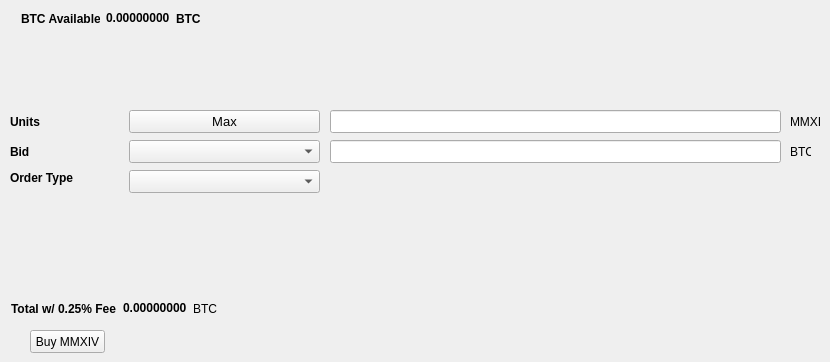
   <widget class="QWidget" name="BuyTab">
    <attribute name="title">
     <string>Buy</string>
    </attribute>
    <widget class="QPushButton" name="BuyMMXIV">
     <property name="geometry">
      <rect>
       <x>30</x>
       <y>330</y>
       <width>75</width>
       <height>23</height>
      </rect>
     </property>
     <property name="text">
      <string>Buy MMXIV</string>
     </property>
    </widget>
    <widget class="QLabel" name="label_3">
     <property name="geometry">
      <rect>
       <x>10</x>
       <y>110</y>
       <width>46</width>
       <height>23</height>
      </rect>
     </property>
     <property name="font">
      <font>
       <weight>75</weight>
       <bold>true</bold>
      </font>
     </property>
     <property name="text">
      <string>Units</string>
     </property>
    </widget>
    <widget class="QLineEdit" name="UnitsInput">
     <property name="geometry">
      <rect>
       <x>330</x>
       <y>110</y>
       <width>451</width>
       <height>23</height>
      </rect>
     </property>
     <property name="font">
      <font>
       <pointsize>9</pointsize>
       <weight>75</weight>
       <bold>true</bold>
      </font>
     </property>
    </widget>
    <widget class="QLineEdit" name="BuyBidPriceEdit">
     <property name="geometry">
      <rect>
       <x>330</x>
       <y>140</y>
       <width>451</width>
       <height>23</height>
      </rect>
     </property>
     <property name="font">
      <font>
       <pointsize>9</pointsize>
       <weight>75</weight>
       <bold>true</bold>
      </font>
     </property>
    </widget>
    <widget class="QLabel" name="label_4">
     <property name="geometry">
      <rect>
       <x>790</x>
       <y>110</y>
       <width>31</width>
       <height>23</height>
      </rect>
     </property>
     <property name="text">
      <string>MMXIV</string>
     </property>
    </widget>
    <widget class="QLabel" name="label_5">
     <property name="geometry">
      <rect>
       <x>790</x>
       <y>140</y>
       <width>21</width>
       <height>23</height>
      </rect>
     </property>
     <property name="text">
      <string>BTC</string>
     </property>
    </widget>
    <widget class="QLabel" name="label_6">
     <property name="geometry">
      <rect>
       <x>10</x>
       <y>140</y>
       <width>46</width>
       <height>23</height>
      </rect>
     </property>
     <property name="font">
      <font>
       <weight>75</weight>
       <bold>true</bold>
      </font>
     </property>
     <property name="text">
      <string>Bid</string>
     </property>
    </widget>
    <widget class="QLabel" name="label_7">
     <property name="geometry">
      <rect>
       <x>10</x>
       <y>170</y>
       <width>71</width>
       <height>16</height>
      </rect>
     </property>
     <property name="font">
      <font>
       <weight>75</weight>
       <bold>true</bold>
      </font>
     </property>
     <property name="text">
      <string>Order Type</string>
     </property>
    </widget>
    <widget class="QPushButton" name="Buy_Max_Amount">
     <property name="geometry">
      <rect>
       <x>129</x>
       <y>110</y>
       <width>191</width>
       <height>23</height>
      </rect>
     </property>
     <property name="font">
      <font>
       <pointsize>10</pointsize>
      </font>
     </property>
     <property name="text">
      <string>Max</string>
     </property>
    </widget>
    <widget class="QComboBox" name="BuyBidcomboBox">
     <property name="geometry">
      <rect>
       <x>129</x>
       <y>140</y>
       <width>191</width>
       <height>23</height>
      </rect>
     </property>
     <property name="font">
      <font>
       <pointsize>10</pointsize>
      </font>
     </property>
    </widget>
    <widget class="QComboBox" name="buyOrdertypeCombo">
     <property name="geometry">
      <rect>
       <x>129</x>
       <y>170</y>
       <width>191</width>
       <height>23</height>
      </rect>
     </property>
     <property name="font">
      <font>
       <pointsize>10</pointsize>
      </font>
     </property>
    </widget>
    <widget class="QWidget" name="layoutWidget">
     <property name="geometry">
      <rect>
       <x>21</x>
       <y>11</y>
       <width>180</width>
       <height>15</height>
      </rect>
     </property>
     <layout class="QHBoxLayout" name="horizontalLayout_3">
      <item>
       <widget class="QLabel" name="label232">
        <property name="font">
         <font>
          <weight>75</weight>
          <bold>true</bold>
         </font>
        </property>
        <property name="text">
         <string>BTC Available:</string>
        </property>
       </widget>
      </item>
      <item>
       <widget class="QLabel" name="BtcAvailableLbl">
        <property name="palette">
         <palette>
          <active>
           <colorrole role="WindowText">
            <brush brushstyle="SolidPattern">
             <color alpha="255">
              <red>0</red>
              <green>0</green>
              <blue>0</blue>
             </color>
            </brush>
           </colorrole>
           <colorrole role="Button">
            <brush brushstyle="SolidPattern">
             <color alpha="255">
              <red>0</red>
              <green>170</green>
              <blue>0</blue>
             </color>
            </brush>
           </colorrole>
           <colorrole role="Light">
            <brush brushstyle="SolidPattern">
             <color alpha="255">
              <red>0</red>
              <green>255</green>
              <blue>0</blue>
             </color>
            </brush>
           </colorrole>
           <colorrole role="Midlight">
            <brush brushstyle="SolidPattern">
             <color alpha="255">
              <red>0</red>
              <green>212</green>
              <blue>0</blue>
             </color>
            </brush>
           </colorrole>
           <colorrole role="Dark">
            <brush brushstyle="SolidPattern">
             <color alpha="255">
              <red>0</red>
              <green>85</green>
              <blue>0</blue>
             </color>
            </brush>
           </colorrole>
           <colorrole role="Mid">
            <brush brushstyle="SolidPattern">
             <color alpha="255">
              <red>0</red>
              <green>113</green>
              <blue>0</blue>
             </color>
            </brush>
           </colorrole>
           <colorrole role="Text">
            <brush brushstyle="SolidPattern">
             <color alpha="255">
              <red>0</red>
              <green>170</green>
              <blue>0</blue>
             </color>
            </brush>
           </colorrole>
           <colorrole role="BrightText">
            <brush brushstyle="SolidPattern">
             <color alpha="255">
              <red>255</red>
              <green>255</green>
              <blue>255</blue>
             </color>
            </brush>
           </colorrole>
           <colorrole role="ButtonText">
            <brush brushstyle="SolidPattern">
             <color alpha="255">
              <red>0</red>
              <green>0</green>
              <blue>0</blue>
             </color>
            </brush>
           </colorrole>
           <colorrole role="Base">
            <brush brushstyle="SolidPattern">
             <color alpha="255">
              <red>255</red>
              <green>255</green>
              <blue>255</blue>
             </color>
            </brush>
           </colorrole>
           <colorrole role="Window">
            <brush brushstyle="SolidPattern">
             <color alpha="255">
              <red>0</red>
              <green>170</green>
              <blue>0</blue>
             </color>
            </brush>
           </colorrole>
           <colorrole role="Shadow">
            <brush brushstyle="SolidPattern">
             <color alpha="255">
              <red>0</red>
              <green>0</green>
              <blue>0</blue>
             </color>
            </brush>
           </colorrole>
           <colorrole role="AlternateBase">
            <brush brushstyle="SolidPattern">
             <color alpha="255">
              <red>127</red>
              <green>212</green>
              <blue>127</blue>
             </color>
            </brush>
           </colorrole>
           <colorrole role="ToolTipBase">
            <brush brushstyle="SolidPattern">
             <color alpha="255">
              <red>255</red>
              <green>255</green>
              <blue>220</blue>
             </color>
            </brush>
           </colorrole>
           <colorrole role="ToolTipText">
            <brush brushstyle="SolidPattern">
             <color alpha="255">
              <red>0</red>
              <green>0</green>
              <blue>0</blue>
             </color>
            </brush>
           </colorrole>
          </active>
          <inactive>
           <colorrole role="WindowText">
            <brush brushstyle="SolidPattern">
             <color alpha="255">
              <red>0</red>
              <green>0</green>
              <blue>0</blue>
             </color>
            </brush>
           </colorrole>
           <colorrole role="Button">
            <brush brushstyle="SolidPattern">
             <color alpha="255">
              <red>0</red>
              <green>170</green>
              <blue>0</blue>
             </color>
            </brush>
           </colorrole>
           <colorrole role="Light">
            <brush brushstyle="SolidPattern">
             <color alpha="255">
              <red>0</red>
              <green>255</green>
              <blue>0</blue>
             </color>
            </brush>
           </colorrole>
           <colorrole role="Midlight">
            <brush brushstyle="SolidPattern">
             <color alpha="255">
              <red>0</red>
              <green>212</green>
              <blue>0</blue>
             </color>
            </brush>
           </colorrole>
           <colorrole role="Dark">
            <brush brushstyle="SolidPattern">
             <color alpha="255">
              <red>0</red>
              <green>85</green>
              <blue>0</blue>
             </color>
            </brush>
           </colorrole>
           <colorrole role="Mid">
            <brush brushstyle="SolidPattern">
             <color alpha="255">
              <red>0</red>
              <green>113</green>
              <blue>0</blue>
             </color>
            </brush>
           </colorrole>
           <colorrole role="Text">
            <brush brushstyle="SolidPattern">
             <color alpha="255">
              <red>0</red>
              <green>170</green>
              <blue>0</blue>
             </color>
            </brush>
           </colorrole>
           <colorrole role="BrightText">
            <brush brushstyle="SolidPattern">
             <color alpha="255">
              <red>255</red>
              <green>255</green>
              <blue>255</blue>
             </color>
            </brush>
           </colorrole>
           <colorrole role="ButtonText">
            <brush brushstyle="SolidPattern">
             <color alpha="255">
              <red>0</red>
              <green>0</green>
              <blue>0</blue>
             </color>
            </brush>
           </colorrole>
           <colorrole role="Base">
            <brush brushstyle="SolidPattern">
             <color alpha="255">
              <red>255</red>
              <green>255</green>
              <blue>255</blue>
             </color>
            </brush>
           </colorrole>
           <colorrole role="Window">
            <brush brushstyle="SolidPattern">
             <color alpha="255">
              <red>0</red>
              <green>170</green>
              <blue>0</blue>
             </color>
            </brush>
           </colorrole>
           <colorrole role="Shadow">
            <brush brushstyle="SolidPattern">
             <color alpha="255">
              <red>0</red>
              <green>0</green>
              <blue>0</blue>
             </color>
            </brush>
           </colorrole>
           <colorrole role="AlternateBase">
            <brush brushstyle="SolidPattern">
             <color alpha="255">
              <red>127</red>
              <green>212</green>
              <blue>127</blue>
             </color>
            </brush>
           </colorrole>
           <colorrole role="ToolTipBase">
            <brush brushstyle="SolidPattern">
             <color alpha="255">
              <red>255</red>
              <green>255</green>
              <blue>220</blue>
             </color>
            </brush>
           </colorrole>
           <colorrole role="ToolTipText">
            <brush brushstyle="SolidPattern">
             <color alpha="255">
              <red>0</red>
              <green>0</green>
              <blue>0</blue>
             </color>
            </brush>
           </colorrole>
          </inactive>
          <disabled>
           <colorrole role="WindowText">
            <brush brushstyle="SolidPattern">
             <color alpha="255">
              <red>0</red>
              <green>85</green>
              <blue>0</blue>
             </color>
            </brush>
           </colorrole>
           <colorrole role="Button">
            <brush brushstyle="SolidPattern">
             <color alpha="255">
              <red>0</red>
              <green>170</green>
              <blue>0</blue>
             </color>
            </brush>
           </colorrole>
           <colorrole role="Light">
            <brush brushstyle="SolidPattern">
             <color alpha="255">
              <red>0</red>
              <green>255</green>
              <blue>0</blue>
             </color>
            </brush>
           </colorrole>
           <colorrole role="Midlight">
            <brush brushstyle="SolidPattern">
             <color alpha="255">
              <red>0</red>
              <green>212</green>
              <blue>0</blue>
             </color>
            </brush>
           </colorrole>
           <colorrole role="Dark">
            <brush brushstyle="SolidPattern">
             <color alpha="255">
              <red>0</red>
              <green>85</green>
              <blue>0</blue>
             </color>
            </brush>
           </colorrole>
           <colorrole role="Mid">
            <brush brushstyle="SolidPattern">
             <color alpha="255">
              <red>0</red>
              <green>113</green>
              <blue>0</blue>
             </color>
            </brush>
           </colorrole>
           <colorrole role="Text">
            <brush brushstyle="SolidPattern">
             <color alpha="255">
              <red>0</red>
              <green>85</green>
              <blue>0</blue>
             </color>
            </brush>
           </colorrole>
           <colorrole role="BrightText">
            <brush brushstyle="SolidPattern">
             <color alpha="255">
              <red>255</red>
              <green>255</green>
              <blue>255</blue>
             </color>
            </brush>
           </colorrole>
           <colorrole role="ButtonText">
            <brush brushstyle="SolidPattern">
             <color alpha="255">
              <red>0</red>
              <green>85</green>
              <blue>0</blue>
             </color>
            </brush>
           </colorrole>
           <colorrole role="Base">
            <brush brushstyle="SolidPattern">
             <color alpha="255">
              <red>0</red>
              <green>170</green>
              <blue>0</blue>
             </color>
            </brush>
           </colorrole>
           <colorrole role="Window">
            <brush brushstyle="SolidPattern">
             <color alpha="255">
              <red>0</red>
              <green>170</green>
              <blue>0</blue>
             </color>
            </brush>
           </colorrole>
           <colorrole role="Shadow">
            <brush brushstyle="SolidPattern">
             <color alpha="255">
              <red>0</red>
              <green>0</green>
              <blue>0</blue>
             </color>
            </brush>
           </colorrole>
           <colorrole role="AlternateBase">
            <brush brushstyle="SolidPattern">
             <color alpha="255">
              <red>0</red>
              <green>170</green>
              <blue>0</blue>
             </color>
            </brush>
           </colorrole>
           <colorrole role="ToolTipBase">
            <brush brushstyle="SolidPattern">
             <color alpha="255">
              <red>255</red>
              <green>255</green>
              <blue>220</blue>
             </color>
            </brush>
           </colorrole>
           <colorrole role="ToolTipText">
            <brush brushstyle="SolidPattern">
             <color alpha="255">
              <red>0</red>
              <green>0</green>
              <blue>0</blue>
             </color>
            </brush>
           </colorrole>
          </disabled>
         </palette>
        </property>
        <property name="font">
         <font>
          <weight>75</weight>
          <bold>true</bold>
         </font>
        </property>
        <property name="text">
         <string>0.00000000</string>
        </property>
        <property name="textInteractionFlags">
         <set>Qt::LinksAccessibleByMouse|Qt::TextSelectableByKeyboard|Qt::TextSelectableByMouse</set>
        </property>
       </widget>
      </item>
      <item>
       <widget class="QLabel" name="BtcAvailableLbl_2">
        <property name="font">
         <font>
          <weight>75</weight>
          <bold>true</bold>
         </font>
        </property>
        <property name="text">
         <string>BTC</string>
        </property>
       </widget>
      </item>
     </layout>
    </widget>
    <widget class="QWidget" name="layoutWidget">
     <property name="geometry">
      <rect>
       <x>11</x>
       <y>301</y>
       <width>209</width>
       <height>15</height>
      </rect>
     </property>
     <layout class="QHBoxLayout" name="horizontalLayout_4">
      <item>
       <widget class="QLabel" name="label_9">
        <property name="font">
         <font>
          <weight>75</weight>
          <bold>true</bold>
         </font>
        </property>
        <property name="text">
         <string>Total w/ 0.25% Fee</string>
        </property>
       </widget>
      </item>
      <item>
       <widget class="QLabel" name="BuyCostLabel">
        <property name="palette">
         <palette>
          <active>
           <colorrole role="WindowText">
            <brush brushstyle="SolidPattern">
             <color alpha="255">
              <red>0</red>
              <green>0</green>
              <blue>0</blue>
             </color>
            </brush>
           </colorrole>
           <colorrole role="Button">
            <brush brushstyle="SolidPattern">
             <color alpha="255">
              <red>0</red>
              <green>170</green>
              <blue>0</blue>
             </color>
            </brush>
           </colorrole>
           <colorrole role="Light">
            <brush brushstyle="SolidPattern">
             <color alpha="255">
              <red>0</red>
              <green>255</green>
              <blue>0</blue>
             </color>
            </brush>
           </colorrole>
           <colorrole role="Midlight">
            <brush brushstyle="SolidPattern">
             <color alpha="255">
              <red>0</red>
              <green>212</green>
              <blue>0</blue>
             </color>
            </brush>
           </colorrole>
           <colorrole role="Dark">
            <brush brushstyle="SolidPattern">
             <color alpha="255">
              <red>0</red>
              <green>85</green>
              <blue>0</blue>
             </color>
            </brush>
           </colorrole>
           <colorrole role="Mid">
            <brush brushstyle="SolidPattern">
             <color alpha="255">
              <red>0</red>
              <green>113</green>
              <blue>0</blue>
             </color>
            </brush>
           </colorrole>
           <colorrole role="Text">
            <brush brushstyle="SolidPattern">
             <color alpha="255">
              <red>0</red>
              <green>170</green>
              <blue>0</blue>
             </color>
            </brush>
           </colorrole>
           <colorrole role="BrightText">
            <brush brushstyle="SolidPattern">
             <color alpha="255">
              <red>255</red>
              <green>255</green>
              <blue>255</blue>
             </color>
            </brush>
           </colorrole>
           <colorrole role="ButtonText">
            <brush brushstyle="SolidPattern">
             <color alpha="255">
              <red>0</red>
              <green>0</green>
              <blue>0</blue>
             </color>
            </brush>
           </colorrole>
           <colorrole role="Base">
            <brush brushstyle="SolidPattern">
             <color alpha="255">
              <red>255</red>
              <green>255</green>
              <blue>255</blue>
             </color>
            </brush>
           </colorrole>
           <colorrole role="Window">
            <brush brushstyle="SolidPattern">
             <color alpha="255">
              <red>0</red>
              <green>170</green>
              <blue>0</blue>
             </color>
            </brush>
           </colorrole>
           <colorrole role="Shadow">
            <brush brushstyle="SolidPattern">
             <color alpha="255">
              <red>0</red>
              <green>0</green>
              <blue>0</blue>
             </color>
            </brush>
           </colorrole>
           <colorrole role="AlternateBase">
            <brush brushstyle="SolidPattern">
             <color alpha="255">
              <red>127</red>
              <green>212</green>
              <blue>127</blue>
             </color>
            </brush>
           </colorrole>
           <colorrole role="ToolTipBase">
            <brush brushstyle="SolidPattern">
             <color alpha="255">
              <red>255</red>
              <green>255</green>
              <blue>220</blue>
             </color>
            </brush>
           </colorrole>
           <colorrole role="ToolTipText">
            <brush brushstyle="SolidPattern">
             <color alpha="255">
              <red>0</red>
              <green>0</green>
              <blue>0</blue>
             </color>
            </brush>
           </colorrole>
          </active>
          <inactive>
           <colorrole role="WindowText">
            <brush brushstyle="SolidPattern">
             <color alpha="255">
              <red>0</red>
              <green>0</green>
              <blue>0</blue>
             </color>
            </brush>
           </colorrole>
           <colorrole role="Button">
            <brush brushstyle="SolidPattern">
             <color alpha="255">
              <red>0</red>
              <green>170</green>
              <blue>0</blue>
             </color>
            </brush>
           </colorrole>
           <colorrole role="Light">
            <brush brushstyle="SolidPattern">
             <color alpha="255">
              <red>0</red>
              <green>255</green>
              <blue>0</blue>
             </color>
            </brush>
           </colorrole>
           <colorrole role="Midlight">
            <brush brushstyle="SolidPattern">
             <color alpha="255">
              <red>0</red>
              <green>212</green>
              <blue>0</blue>
             </color>
            </brush>
           </colorrole>
           <colorrole role="Dark">
            <brush brushstyle="SolidPattern">
             <color alpha="255">
              <red>0</red>
              <green>85</green>
              <blue>0</blue>
             </color>
            </brush>
           </colorrole>
           <colorrole role="Mid">
            <brush brushstyle="SolidPattern">
             <color alpha="255">
              <red>0</red>
              <green>113</green>
              <blue>0</blue>
             </color>
            </brush>
           </colorrole>
           <colorrole role="Text">
            <brush brushstyle="SolidPattern">
             <color alpha="255">
              <red>0</red>
              <green>170</green>
              <blue>0</blue>
             </color>
            </brush>
           </colorrole>
           <colorrole role="BrightText">
            <brush brushstyle="SolidPattern">
             <color alpha="255">
              <red>255</red>
              <green>255</green>
              <blue>255</blue>
             </color>
            </brush>
           </colorrole>
           <colorrole role="ButtonText">
            <brush brushstyle="SolidPattern">
             <color alpha="255">
              <red>0</red>
              <green>0</green>
              <blue>0</blue>
             </color>
            </brush>
           </colorrole>
           <colorrole role="Base">
            <brush brushstyle="SolidPattern">
             <color alpha="255">
              <red>255</red>
              <green>255</green>
              <blue>255</blue>
             </color>
            </brush>
           </colorrole>
           <colorrole role="Window">
            <brush brushstyle="SolidPattern">
             <color alpha="255">
              <red>0</red>
              <green>170</green>
              <blue>0</blue>
             </color>
            </brush>
           </colorrole>
           <colorrole role="Shadow">
            <brush brushstyle="SolidPattern">
             <color alpha="255">
              <red>0</red>
              <green>0</green>
              <blue>0</blue>
             </color>
            </brush>
           </colorrole>
           <colorrole role="AlternateBase">
            <brush brushstyle="SolidPattern">
             <color alpha="255">
              <red>127</red>
              <green>212</green>
              <blue>127</blue>
             </color>
            </brush>
           </colorrole>
           <colorrole role="ToolTipBase">
            <brush brushstyle="SolidPattern">
             <color alpha="255">
              <red>255</red>
              <green>255</green>
              <blue>220</blue>
             </color>
            </brush>
           </colorrole>
           <colorrole role="ToolTipText">
            <brush brushstyle="SolidPattern">
             <color alpha="255">
              <red>0</red>
              <green>0</green>
              <blue>0</blue>
             </color>
            </brush>
           </colorrole>
          </inactive>
          <disabled>
           <colorrole role="WindowText">
            <brush brushstyle="SolidPattern">
             <color alpha="255">
              <red>0</red>
              <green>85</green>
              <blue>0</blue>
             </color>
            </brush>
           </colorrole>
           <colorrole role="Button">
            <brush brushstyle="SolidPattern">
             <color alpha="255">
              <red>0</red>
              <green>170</green>
              <blue>0</blue>
             </color>
            </brush>
           </colorrole>
           <colorrole role="Light">
            <brush brushstyle="SolidPattern">
             <color alpha="255">
              <red>0</red>
              <green>255</green>
              <blue>0</blue>
             </color>
            </brush>
           </colorrole>
           <colorrole role="Midlight">
            <brush brushstyle="SolidPattern">
             <color alpha="255">
              <red>0</red>
              <green>212</green>
              <blue>0</blue>
             </color>
            </brush>
           </colorrole>
           <colorrole role="Dark">
            <brush brushstyle="SolidPattern">
             <color alpha="255">
              <red>0</red>
              <green>85</green>
              <blue>0</blue>
             </color>
            </brush>
           </colorrole>
           <colorrole role="Mid">
            <brush brushstyle="SolidPattern">
             <color alpha="255">
              <red>0</red>
              <green>113</green>
              <blue>0</blue>
             </color>
            </brush>
           </colorrole>
           <colorrole role="Text">
            <brush brushstyle="SolidPattern">
             <color alpha="255">
              <red>0</red>
              <green>85</green>
              <blue>0</blue>
             </color>
            </brush>
           </colorrole>
           <colorrole role="BrightText">
            <brush brushstyle="SolidPattern">
             <color alpha="255">
              <red>255</red>
              <green>255</green>
              <blue>255</blue>
             </color>
            </brush>
           </colorrole>
           <colorrole role="ButtonText">
            <brush brushstyle="SolidPattern">
             <color alpha="255">
              <red>0</red>
              <green>85</green>
              <blue>0</blue>
             </color>
            </brush>
           </colorrole>
           <colorrole role="Base">
            <brush brushstyle="SolidPattern">
             <color alpha="255">
              <red>0</red>
              <green>170</green>
              <blue>0</blue>
             </color>
            </brush>
           </colorrole>
           <colorrole role="Window">
            <brush brushstyle="SolidPattern">
             <color alpha="255">
              <red>0</red>
              <green>170</green>
              <blue>0</blue>
             </color>
            </brush>
           </colorrole>
           <colorrole role="Shadow">
            <brush brushstyle="SolidPattern">
             <color alpha="255">
              <red>0</red>
              <green>0</green>
              <blue>0</blue>
             </color>
            </brush>
           </colorrole>
           <colorrole role="AlternateBase">
            <brush brushstyle="SolidPattern">
             <color alpha="255">
              <red>0</red>
              <green>170</green>
              <blue>0</blue>
             </color>
            </brush>
           </colorrole>
           <colorrole role="ToolTipBase">
            <brush brushstyle="SolidPattern">
             <color alpha="255">
              <red>255</red>
              <green>255</green>
              <blue>220</blue>
             </color>
            </brush>
           </colorrole>
           <colorrole role="ToolTipText">
            <brush brushstyle="SolidPattern">
             <color alpha="255">
              <red>0</red>
              <green>0</green>
              <blue>0</blue>
             </color>
            </brush>
           </colorrole>
          </disabled>
         </palette>
        </property>
        <property name="font">
         <font>
          <weight>75</weight>
          <bold>true</bold>
         </font>
        </property>
        <property name="autoFillBackground">
         <bool>false</bool>
        </property>
        <property name="text">
         <string>0.00000000</string>
        </property>
        <property name="textInteractionFlags">
         <set>Qt::LinksAccessibleByMouse|Qt::TextSelectableByMouse</set>
        </property>
       </widget>
      </item>
      <item>
       <widget class="QLabel" name="label_10">
        <property name="font">
         <font>
          <weight>50</weight>
          <bold>false</bold>
         </font>
        </property>
        <property name="text">
         <string>BTC</string>
        </property>
       </widget>
      </item>
     </layout>
    </widget>
   </widget>
